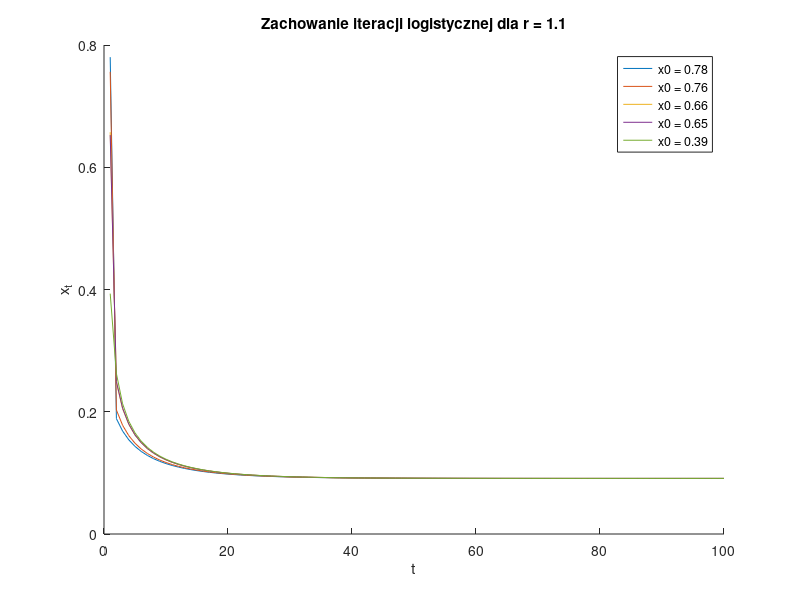
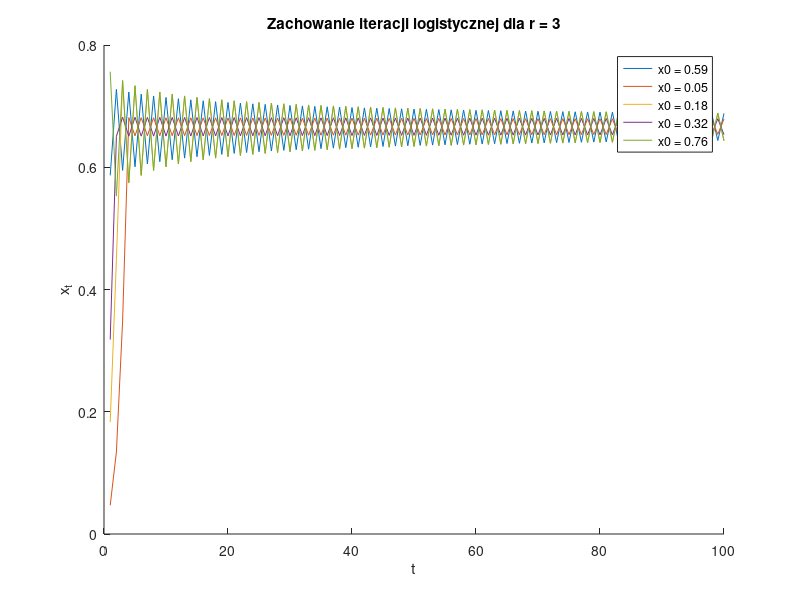
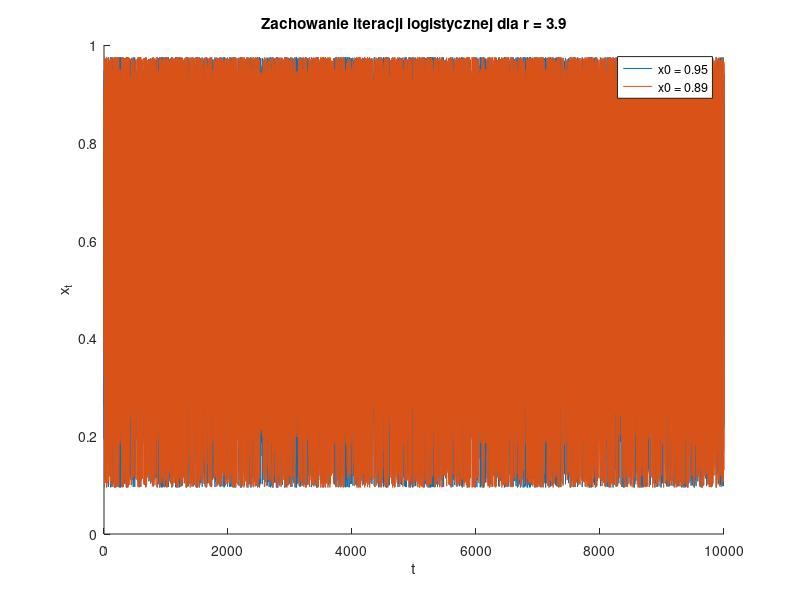

Here is the MATLAB script that generated these plots, in order:
function logistic_growth_simulation()
    % Ustawienia
    iterations_1 = 100;
    iterations_2 = 10000;

    % Zadanie 1a: r = 1.1, pięć losowych wartości x0
    r1 = 1.1;
    x0_values_1 = rand(1, 5); % 5 losowych wartości w (0, 1)
    figure;
    hold on;
    for x0 = x0_values_1
        xt = logistic_growth(r1, x0, iterations_1);
        plot(xt, 'DisplayName', sprintf('x0 = %.2f', x0));
    end
    title('Zachowanie iteracji logistycznej dla r = 1.1');
    xlabel('t');
    ylabel('x_t');
    legend show;
    hold off;

    % Zadanie 1b: r = 3, pięć losowych wartości x0
    r2 = 3;
    x0_values_2 = rand(1, 5); % 5 losowych wartości w (0, 1)
    figure;
    hold on;
    for x0 = x0_values_2
        xt = logistic_growth(r2, x0, iterations_1);
        plot(xt, 'DisplayName', sprintf('x0 = %.2f', x0));
    end
    title('Zachowanie iteracji logistycznej dla r = 3');
    xlabel('t');
    ylabel('x_t');
    legend show;
    hold off;

    % Zadanie 1c: r = 3.9, dwa losowe wartości x0
    r3 = 3.9;
    x0_values_3 = rand(1, 2); % 2 losowe wartości w (0, 1)
    figure;
    hold on;
    for x0 = x0_values_3
        xt = logistic_growth(r3, x0, iterations_2);
        plot(xt, 'DisplayName', sprintf('x0 = %.2f', x0));
    end
    title('Zachowanie iteracji logistycznej dla r = 3.9');
    xlabel('t');
    ylabel('x_t');
    legend show;
    hold off;
end

function xt = logistic_growth(r, x0, n)
    % Funkcja obliczająca kolejne iteracje dla wzrostu logistycznego
    xt = zeros(1, n);
    xt(1) = x0;
    for t = 2:n
        xt(t) = r * xt(t-1) * (1 - xt(t-1));
    end
end
